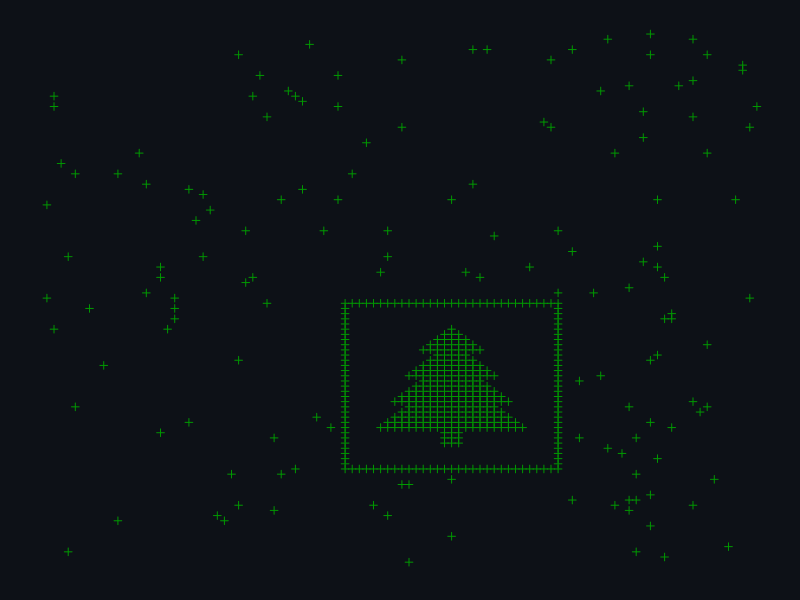

The R source for this figure: (Note: this script raises an error after producing the figure.)
# day14 <- readLines("./inputs/14_input_exp.txt")
day14 <- readLines("./inputs/14_input.txt")
width <- 101 # 11 - for example input
height <- 103 # 7

p_xs <- as.numeric(gsub("p\\=(\\d+),.*", "\\1", day14))
p_ys <- as.numeric(gsub("p\\=.*,(\\d+).*v\\=.*", "\\1", day14))
v_xs <- as.numeric(gsub(".*v\\=((-|)[0-9]+),.*", "\\1", day14))
v_ys <- as.numeric(gsub(".*v\\=.*,((-|)[0-9]+).*", "\\1", day14))

## PART 1 --------------------------------------------------------------------------------

start <- Sys.time()

n_steps <- 100

new_xs <- (p_xs + v_xs * n_steps) %% width
new_ys <- (p_ys + v_ys * n_steps) %% height

middle_width <- floor(median(0:width))
middle_height <- floor(median(0:height))

prod(
  sum(new_xs < min(middle_width) & new_ys < min(middle_height)), # Q1
  sum(new_xs > max(middle_width) & new_ys < min(middle_height)), # Q2
  sum(new_xs < min(middle_width) & new_ys > max(middle_height)), # Q3
  sum(new_xs > max(middle_width) & new_ys > max(middle_height)) # Q4
)

Sys.time() - start

## PART 2 --------------------------------------------------------------------------------

start <- Sys.time()

tree_detected <- FALSE
n_seconds <- 1

while(!tree_detected) {
  
  new_xs <- (p_xs + v_xs * n_seconds) %% width
  new_ys <- (p_ys + v_ys * n_seconds) %% height
  
  if (
    any(
      c(
        sum(new_xs < min(middle_width) & new_ys < min(middle_height)), # Q1
        sum(new_xs > max(middle_width) & new_ys < min(middle_height)), # Q2
        sum(new_xs < min(middle_width) & new_ys > max(middle_height)), # Q3
        sum(new_xs > max(middle_width) & new_ys > max(middle_height)) # Q4
      ) >= (length(new_xs) - 200)
    )
  ) tree_detected <- TRUE
  
  n_seconds <- n_seconds + 1
  
}

n_seconds - 1

Sys.time() - start

# print the tree :-)
test_area <- matrix(0, nrow = height, ncol = width)

for (i in seq_along(new_xs)) {
  test_area[cbind(new_ys[i] + 1, new_xs[i] + 1)] <- test_area[cbind(new_ys[i] + 1, new_xs[i] + 1)] + 1
}

# apply(test_area, 1, function(x) paste0(x, collapse = ""))

## PLOT ----------------------------------------------------------------------------------

library(tidyverse)

aoc_green <- "#009900"
github_grey <- "#0d1117"

# AoC-ish plot theme that blends into the GitHub dark mode
aoc_theme <- 
  theme(
    panel.background = element_rect(fill = NA, colour = NA, linewidth = 1),
    panel.grid = element_blank(),
    plot.background = element_rect(fill = github_grey, colour = github_grey),
    axis.text = element_blank(),
    axis.title = element_blank(),
    axis.line = element_blank(),
    axis.ticks = element_blank()
  )

day14_plot <- 
data.frame(x = -new_xs, y = -new_ys) %>% 
  ggplot(aes(x = x, y = y)) +
  geom_point(colour = aoc_green, shape = 3) +
  aoc_theme

save(day14_plot, file = "./plot_data/day14_plot.RData")
